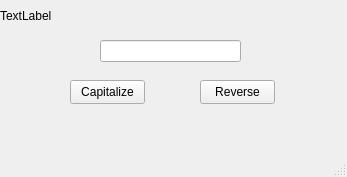
<?xml version="1.0" encoding="UTF-8"?>
<ui version="4.0">
 <class>NameFormater</class>
 <widget class="QMainWindow" name="NameFormater">
  <property name="geometry">
   <rect>
    <x>0</x>
    <y>0</y>
    <width>347</width>
    <height>177</height>
   </rect>
  </property>
  <property name="windowTitle">
   <string>MainWindow</string>
  </property>
  <widget class="QWidget" name="centralwidget">
   <widget class="QLineEdit" name="inputLineEdit">
    <property name="geometry">
     <rect>
      <x>100</x>
      <y>40</y>
      <width>141</width>
      <height>22</height>
     </rect>
    </property>
   </widget>
   <widget class="QPushButton" name="capitalizeButton">
    <property name="geometry">
     <rect>
      <x>70</x>
      <y>80</y>
      <width>75</width>
      <height>24</height>
     </rect>
    </property>
    <property name="text">
     <string>Capitalize</string>
    </property>
   </widget>
   <widget class="QPushButton" name="reverseButton">
    <property name="geometry">
     <rect>
      <x>200</x>
      <y>80</y>
      <width>75</width>
      <height>24</height>
     </rect>
    </property>
    <property name="text">
     <string>Reverse</string>
    </property>
   </widget>
   <widget class="QWidget" name="horizontalLayoutWidget">
    <property name="geometry">
     <rect>
      <x>0</x>
      <y>0</y>
      <width>341</width>
      <height>31</height>
     </rect>
    </property>
    <layout class="QHBoxLayout" name="horizontalLayout">
     <item>
      <widget class="QLabel" name="outputLabel">
       <property name="text">
        <string>TextLabel</string>
       </property>
      </widget>
     </item>
    </layout>
   </widget>
  </widget>
  <widget class="QMenuBar" name="menubar">
   <property name="geometry">
    <rect>
     <x>0</x>
     <y>0</y>
     <width>347</width>
     <height>22</height>
    </rect>
   </property>
  </widget>
  <widget class="QStatusBar" name="statusbar"/>
 </widget>
 <resources/>
 <connections/>
</ui>
